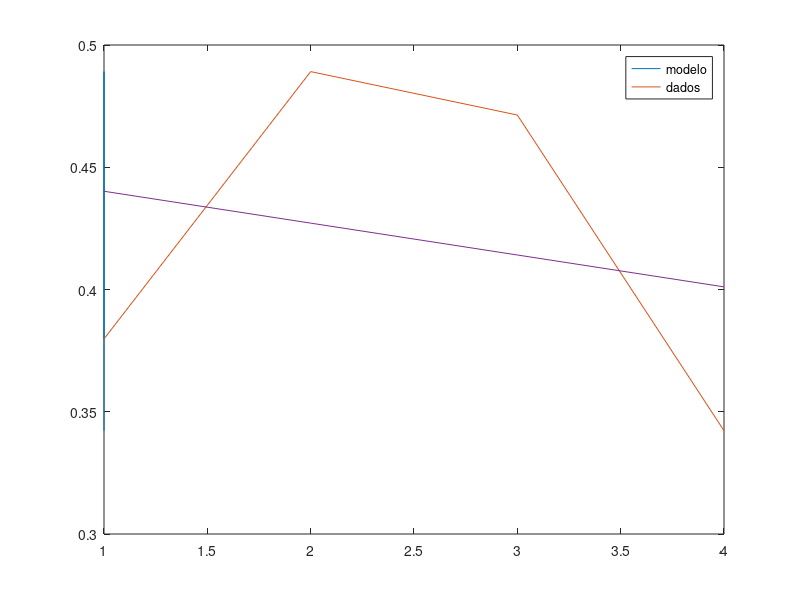

Write MATLAB code to recreate this figure.
clear all;clc;

x = [1,1;1,2;1,3;1,4]

y = rand(1,4).'

step1 = x.'*x

#Sums of products between each independente variabile in turn and the dependent variable
step2 = x.'*y
step3 = (x.'*x)^-1

#Normal Equation
betaHat = (x.'*x)^-1*(x.'*y)

clf reset

plot (x,y)


hold on

#Evaluates parameters
z = betaHat(1,1)+betaHat(2,1)*x

plot(x,z)

hold

legend("modelo","dados")
